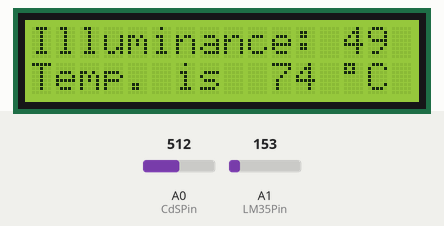
A sketch run on a simulated Arduino Uno, built with avr-gcc and run on an emulated ATmega328P. Parts: 16×2 character LCD. The test bench sets the inputs (shaded band); at power-on: A1 (LM35Pin) = 153, A0 (CdSPin) = 512.

Above: at 4.3 s.
4.4 s: A1 (LM35Pin) set to 165
At 6.5 s:
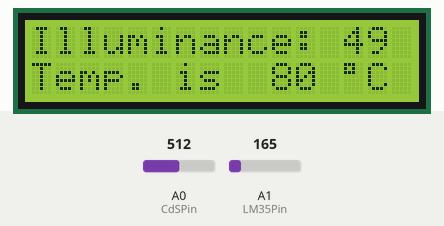
7.1 s: A0 (CdSPin) set to 716
At 8.3 s:
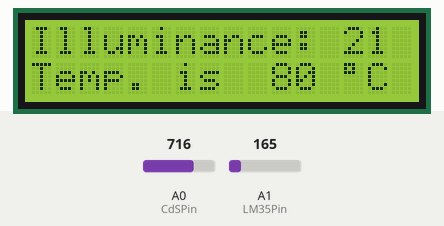
9.8 s: A1 (LM35Pin) set to 175
At 11.8 s:
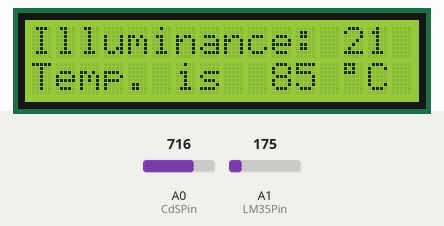
12.6 s: A0 (CdSPin) set to 900
At 13.5 s:
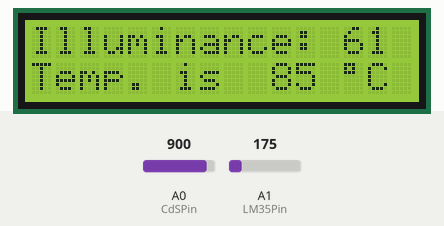
15.3 s: A1 (LM35Pin) set to 191
At 18.1 s:
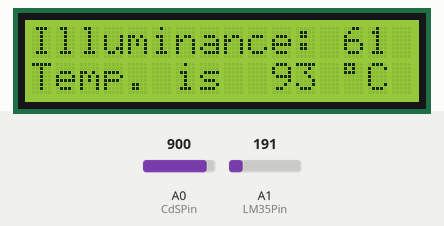
18.6 s: A0 (CdSPin) set to 1023
At 19.8 s:
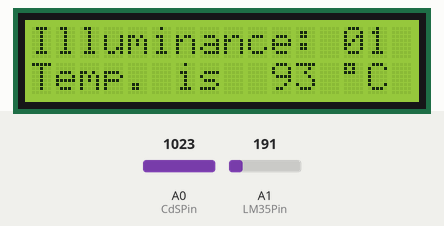
Timing chart, 0 to 21.6 s (numbered marks = the images above; inputs shaded):
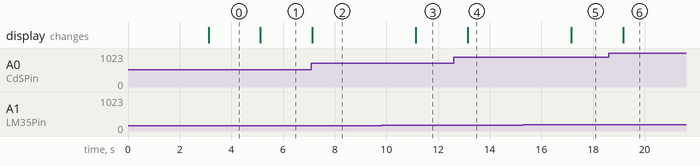

The sketch:

AR18_cds_project.ino.ino
```cpp
/*
 예제 6.3
 LM35를 이용한 온도 측정
 */

// I2C 통신 라이브러리 설정
#include <Wire.h>
// I2C LCD 라리브러리 설정
#include <LiquidCrystal_I2C.h>

// LCD I2C address 설정
// PCF8574:0x27, PCF8574A:0x3F
LiquidCrystal_I2C lcd(0x27,16,2);

// 0번 아날로그핀을 LM35 입력으로 설정한다.
const int LM35Pin = 1;
const int CdSPin = 0;

void setup() {

  // 16X2 LCD 모듈 설정하고 백라이트를 켠다.
  lcd.init(); // LCD 설정
  lcd.backlight();

  // 메세지를 표시한다.
  lcd.print("ex 6.3");
  lcd.setCursor(0,1);
  lcd.print("Checking Temp.");

  // 3초동안 메세지를 표시한다.
  delay(3000);

  lcd.clear();
  lcd.setCursor(0,0);
  lcd.print("Illuminance:  ");
  lcd.setCursor(15,0);

  lcd.setCursor(0,1);
  lcd.print("Temp. is ");

  //LCD 문자표에서 '°' 기호를 직접 써준다
  lcd.setCursor(13,1);
  lcd.write(B11011111);
  lcd.setCursor(14,1);
  lcd.print("C");

   // '°' 기호 문자코드

   // 'C'를 표시한다.
}

void loop(){
  int adcValue;
  int adcValue1;
  long temp; // 현재의 온도
  int illuminance;
  // LM35의 Vout을 읽는다.
  adcValue = analogRead(CdSPin);
  illuminance= int(luminosity(adcValue));
  // 온도값으로 환산한다. 오버플로우 방지를 위하여 500L로 표시한다.
  // 500L의 경우 500을 32비트 long 형태의 숫자로 나타내 준다.
  adcValue1 = analogRead(LM35Pin);
  temp=(adcValue1*500L)/1023;

  // 전에 표시했던 내용을 지우고 LCD에 ADC 값과 온도를 출력한다.
  // 지우지 않으면 이전에 표시했던 값이 남게 된다.

  lcd.setCursor(13,0);
  lcd.print(illuminance);

  lcd.setCursor(10,1);
  lcd.print(temp);


  delay(2000);
}

double luminosity (int RawADC0){
  double Vout = RawADC0 * 5.0 / 1023;
  double lux =(2500/Vout - 500)/10;
  return lux;
}
```

Measured:
- after the input at 4.4 s, the display: changes after 0.73 s (image 1)
- after the input at 7.1 s, the display: changes at once (image 2)
- after the input at 9.8 s, the display: changes after 1.3 s (image 3)
- after the input at 12.6 s, the display: changes after 0.55 s (image 4)
- after the input at 15.3 s, the display: changes after 1.9 s (image 5)
- after the input at 18.6 s, the display: changes after 0.56 s (image 6)
